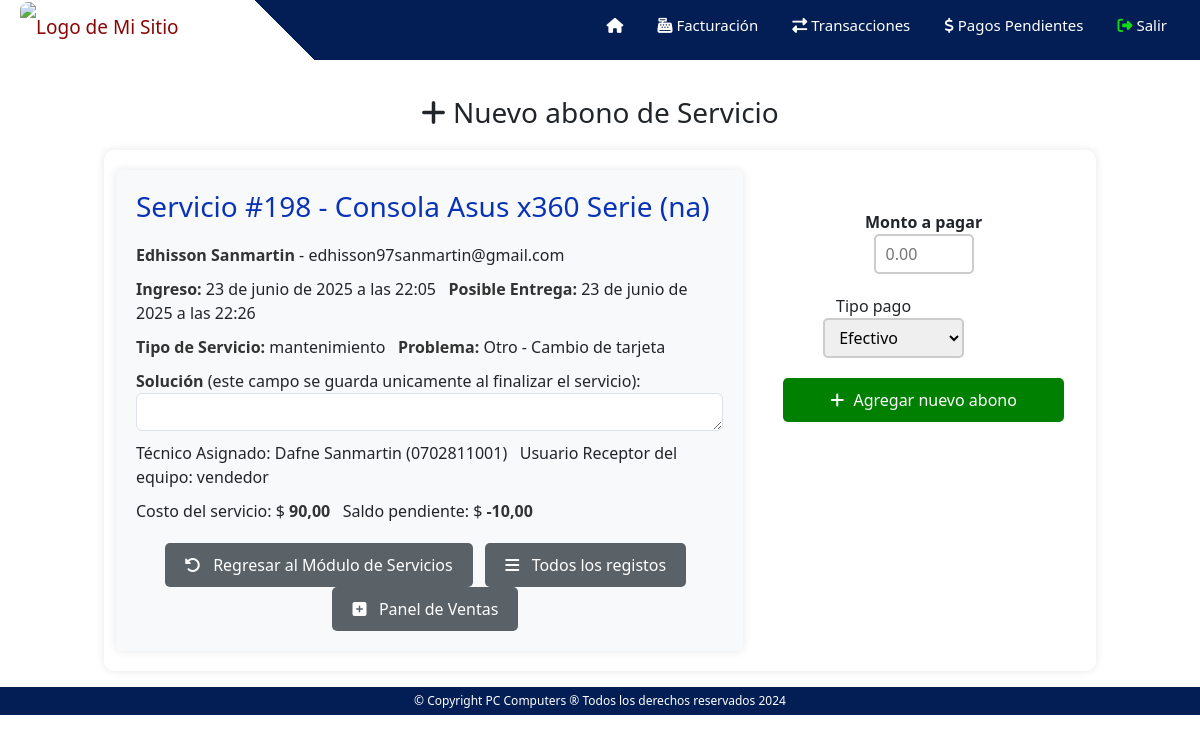
/ventas/registro_servicios/abono/198 (signed in), run on the app's committed database.
### ventas/models.py (models this page shows)
class Servicio(models.Model):
    usuario = models.ForeignKey(User, on_delete=models.CASCADE)
    fecha_ingreso = models.DateTimeField(auto_now_add=True)
    fecha_entrega = models.DateTimeField(blank=True, null=True)
    tipo_servicio = models.CharField(max_length=100)
    equipo = models.CharField(max_length=100)
    marca = models.CharField(max_length=100)
    modelo = models.CharField(max_length=100)
    serie = models.CharField(max_length=100)
    descripcion_problema = models.TextField()
    solucion = models.TextField(blank=True, null=True)
    tecnico_asignado = models.CharField(max_length=100)
    usuario_recepta = models.CharField(max_length=100)
    costo = models.DecimalField(max_digits=10, decimal_places=2,blank=True, null=True)
    costo_sin_descuento = models.DecimalField(max_digits=10, decimal_places=2,blank=True, null=True)
    abonado = models.DecimalField(max_digits=10, decimal_places=2,blank=True, null=True)
    saldo = models.DecimalField(max_digits=10, decimal_places=2,blank=True, null=True)
    estado = models.CharField(max_length=15, default='pendiente')#el otro estado es terminado
    numero_reparacion = models.IntegerField(blank=True, null=True)

### ventas/decorators.py (the view)
    def wrapped_view(request, *args, **kwargs):
        if request.user.is_authenticated and request.user.groups.filter(name='Vendedores').exists():
            return view_func(request, *args, **kwargs)
        else:
            return redirect('/')

### ventas/views.py (called while the page is built)
@vendedor_required
def nuevo_abono(request, id_servicio):
    try:
        servicio = Servicio.objects.get(id = id_servicio)
    except Servicio.DoesNotExist:
        servicio = ''
    try:
        pagoServicio = PagoServicio.objects.filter(servicio = servicio)
    except Servicio.DoesNotExist:
        pagoServicio = ''
    return render(request, 'registro_servicios_abono.html',{"servicio":servicio,"pagoServicio":pagoServicio})

### templates/registro_servicios_abono.html (shortened to what this page needs)
{% extends "ventas.html" %}
{% block content %}
{% load static %}
<h3 class="titulo_abono"><i class="fa-solid fa-plus"></i> Nuevo abono de Servicio</h3>
<div class="container">
  {% if servicio%}
    <div class="service-details">
      <h3>Servicio #{{ servicio.id }} - {{ servicio.equipo }} {{ servicio.marca }} {{ servicio.modelo }} Serie ({%if servicio.serie%}{{ servicio.serie }}{%else%}NA{%endif%})</h3>
      <div class="service-info">
          <div class="info-item"><strong>{{servicio.usuario.first_name}} {{servicio.usuario.last_name}}</strong> - {{servicio.usuario.email}}</div>
          <div class="info-item"><strong>Ingreso:</strong> {{ servicio.fecha_ingreso }} <strong> &nbsp; Posible Entrega:</strong> {%if servicio.fecha_entrega %}{{ servicio.fecha_entrega }}{%else%}sn{%endif%}</div>
          <div class="info-item"><strong>Tipo de Servicio:</strong> {{ servicio.tipo_servicio }} <strong> &nbsp; Problema:</strong> {{ servicio.descripcion_problema }} </div>
          <div class="info-item">
            <strong>Solución </strong>(este campo se guarda unicamente al finalizar el servicio):
            <textarea id="solucion" name="solucion" class="form-control"  rows="1"  required>{%if serviciP.solucion%}{{servicioP.solucion}}{%endif%}</textarea>
          </div>
          <div class="info-item">Técnico Asignado: {{ servicio.tecnico_asignado }} &nbsp; Usuario Receptor del equipo: {{ servicio.usuario_recepta }}</div>
          <div class="info-item">Costo del servicio: $ <strong>{{ servicio.costo }}</strong> &nbsp; Saldo pendiente: $ <strong>{{ servicio.saldo }}</strong></div>
      </div>
      <div class="centar_botones_abono">
        <a href="/ventas/registro_servicios" class="boton_regresar"><i class="fa-solid fa-rotate-left"></i> &nbsp; Regresar al Módulo de Servicios</a> &nbsp;
        <a href="/ventas/servicio/todos_registros" class="boton_regresar"><i class="fa-solid fa-bars"></i> &nbsp; Todos los registos</a> &nbsp;
        <a href="/ventas/" class="boton_regresar"><i class="fa-solid fa-square-plus"></i> &nbsp; Panel de Ventas</a> &nbsp;
      </div>
    </div>
    {% if servicio.saldo == 0 %}
    <div class="centar_botones_abono">
      <button type="button" class="finalizar-servicio-btn" data-id="{{ servicio.id }}" data-costo="{{ servicio.costo }}" data-problema="{{ servicio.descripcion_problema }}" data-abono="{{ servicio.saldo }}">Finalizar servicio</button>
    </div>
    {% else %}
    <form action="/ventas/registro_servicios/abono/generar_recibo_abono" id="miFormulario" method="post">
    <div class="agregar_abono">
      <div class="pago_abono">
        <label for="cedula" ><strong>Monto a pagar</strong></label>
        <input type="number" id="pago" name="pago" placeholder="0.00" >
        <div class="form-row-pago">
          <label for="tipoPago">Tipo pago</label>
          <select name="tipoPago" id="tipoPago" style="display: block;" onchange="mostrarNumeroCheque()">
              <option value="Efectivo">Efectivo</option>
          </select>
        </div>
    </div>
    <button class="agregarProducto" id="agregarpago"><i class="fa-solid fa-plus"></i> Agregar nuevo abono</i></button>
    </form>
    {% endif %}
  </div>
  {% else %}
  <div class="container_noencontrado">
    <p class="no_servicio">Servicio no encontrado :( por favor intenta nuevamente!</p>
    <a href="/ventas/registro_servicios" class="boton_regresar"><i class="fa-solid fa-rotate-left"></i> Regresar al Módulo de Servicios</a>
  </div>
  {% endif %}
</div>
{% endblock %}

### static/css/barraNavegacion.css (style rules this page uses)
* { margin: 0; padding: 0; box-sizing: border-box; list-style: none; text-decoration: none; }

### static/css/ventas_inicio.css (style rules this page uses)
body { font-family: Arial, sans-serif; background-color: #f0f0f0; color: #333; margin: 0; padding: 0; }
.form-row-pago { margin-right: 100px; }
.form-row-pago select { flex: 1; padding-left: 10px; padding-right: 10px; font-size: 16px; border: 1px solid #ccc; border-radius: 5px; box-sizing: border-box; height: 30px; }
.agregarProducto { display: block; margin: 0 auto; padding: 10px 20px; background-color: green; color: white; border: none; border-radius: 5px; cursor: pointer; margin-bottom: 20px; }
.agregarProducto i { margin-right: 5px; }
#pago { display: block; margin: 0 auto; padding: 10px; border: 2px solid #ccc; border-radius: 5px; max-width: 400px; min-height: 40px; max-height: 40px; margin-bottom: 20px; }
#tipoPago { border: 2px solid #ccc; border-radius: 5px; margin-left: 20px; margin-right: 20px; margin-bottom: 20px; height: 40px; }

### static/css/ventas_transacciones.css (style rules this page uses)
.container { max-width: 800px; margin: 20px auto; padding: 20px; background-color: #fff; border-radius: 10px; box-shadow: 0 0 10px rgba(0, 0, 0, 0.1); }

### static/css/operacion.css (style rules this page uses)
input[type="text"], input[type="number"], textarea, select { width: 100%; padding: 5px; margin-bottom: 5px; border: 1px solid #ccc; border-radius: 5px; box-sizing: border-box; }
.container { display: flex; gap: 20px; }
form input, form button { width: 100%; padding: 10px; margin-top: 10px; border-radius: 5px; border: 1px solid #a1a1a1; }
form button { margin-top: 10px; background: #007BFF; color: white; border: none; cursor: pointer; }
.container { max-width: 1200px; margin: auto; }

### templates/registro_servicios_abono.html (style rules this page uses)
.titulo_abono { text-align: center; margin-bottom:20px; }
.centar_botones_abono { text-align: center; }
.boton_regresar { display: inline-block; padding: 10px 20px; background-color: #5a6268; color: #ffffff; text-decoration: none; border-radius: 5px; font-size: 16px; transition: background-color 0.3s, transform 0.3s; margin-left: auto; margin-right: auto; }
.service-details { background: #f8f9fa; padding: 20px; border-radius: 5px; box-shadow: 0 0 10px rgba(0,0,0,0.1); }
.service-details h3 { margin-top: 0px; color: #0933b7; }
.service-info { margin: 20px 0; }
.info-item { margin-bottom: 10px; margin-top:5px; }
.info-item strong { color: #333; }
.pago_abono { margin:20px; text-align: center; }
#pago { max-width:100px; }
.agregar_abono { text-align: center; max-width: 550px; margin: 0 auto; padding: 20px; }

### data on the page
Servicio: id "198", equipo "Consola", marca "Asus", modelo "x360", serie "na", usuario.first_name "Edhisson", usuario.last_name "Sanmartin", usuario.email "edhisson97sanmartin@gmail.com", fecha_ingreso "23 de junio de 2025 a las 22:05", fecha_entrega "23 de junio de 2025 a las 22:26", tipo_servicio "mantenimiento", descripcion_problema "Otro - Cambio de tarjeta", tecnico_asignado "Dafne Sanmartin (0702811001)", usuario_recepta "vendedor", costo "90,00", saldo "-10,00"
